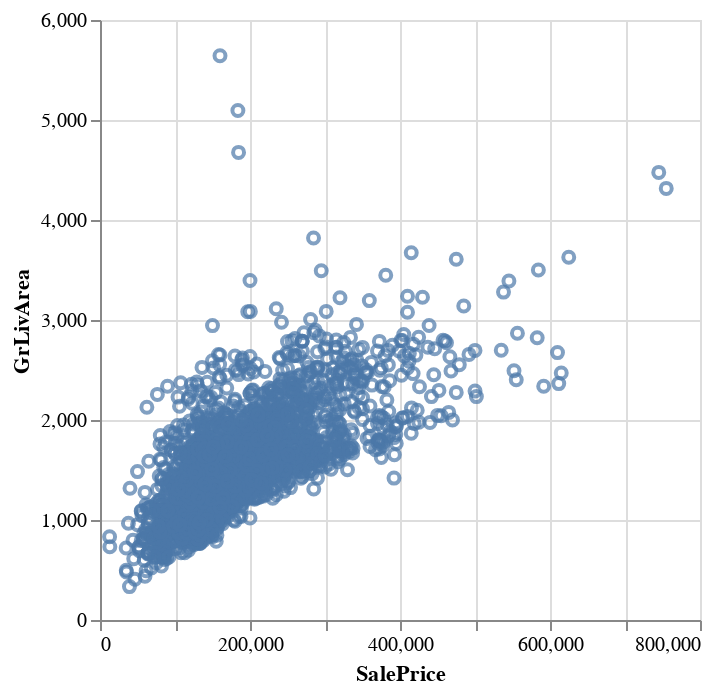

The code cell stored with this chart in its notebook:
### Code cell
# check outliers Gr Liv Area > 4000
alt.Chart(df).mark_point().encode(
    x="SalePrice", y="GrLivArea", tooltip=["GrLivArea", "SalePrice"]
)

### Figure 1 — Vega specification as saved in the notebook (floating-point values rounded to 4 significant figures; data arrays with more than 128 entries replaced by an {"elided": "..."} marker saying what was removed)
{"$schema": "https://vega.github.io/schema/vega/v5.json", "data": [{"name": "source_0", "values": {"elided": "2930 records"}}, {"name": "source_0_x_domain_SalePrice", "values": [{"min": 12789, "max": 755000}]}, {"name": "source_0_y_domain_GrLivArea", "values": [{"min": 334, "max": 5642}]}], "marks": [{"type": "symbol", "name": "marks", "from": {"data": "source_0"}, "encode": {"update": {"tooltip": {"signal": "{\"GrLivArea\": format(datum[\"GrLivArea\"], \"\"), \"SalePrice\": format(datum[\"SalePrice\"], \"\")}"}, "stroke": {"value": "#4c78a8"}, "ariaRoleDescription": {"value": "point"}, "description": {"signal": "\"SalePrice: \" + (format(datum[\"SalePrice\"], \"\")) + \"; GrLivArea: \" + (format(datum[\"GrLivArea\"], \"\"))"}, "x": {"field": "SalePrice", "scale": "x"}, "fill": {"value": "transparent"}, "y": {"field": "GrLivArea", "scale": "y"}, "opacity": {"value": 0.7}}}, "style": ["point"]}], "scales": [{"name": "x", "type": "linear", "domain": [{"signal": "(data(\"source_0_x_domain_SalePrice\")[0] || {}).min"}, {"signal": "(data(\"source_0_x_domain_SalePrice\")[0] || {}).max"}], "range": [0, {"signal": "width"}], "nice": true, "zero": true}, {"name": "y", "type": "linear", "domain": [{"signal": "(data(\"source_0_y_domain_GrLivArea\")[0] || {}).min"}, {"signal": "(data(\"source_0_y_domain_GrLivArea\")[0] || {}).max"}], "range": [{"signal": "height"}, 0], "zero": true, "nice": true}], "axes": [{"scale": "x", "gridScale": "y", "grid": true, "zindex": 0, "tickCount": {"signal": "ceil(width/40)"}, "minExtent": 0, "domain": false, "maxExtent": 0, "orient": "bottom", "labels": false, "aria": false, "ticks": false}, {"scale": "y", "gridScale": "x", "maxExtent": 0, "labels": false, "orient": "left", "minExtent": 0, "zindex": 0, "grid": true, "tickCount": {"signal": "ceil(height/40)"}, "domain": false, "aria": false, "ticks": false}, {"scale": "x", "zindex": 0, "orient": "bottom", "labelFlush": true, "grid": false, "labelOverlap": true, "tickCount": {"signal": "ceil(width/40)"}, "title": "SalePrice"}, {"scale": "y", "title": "GrLivArea", "labelOverlap": true, "tickCount": {"signal": "ceil(height/40)"}, "zindex": 0, "grid": false, "orient": "left"}], "height": 300, "style": "cell", "width": 300, "padding": 5, "background": "white"}
